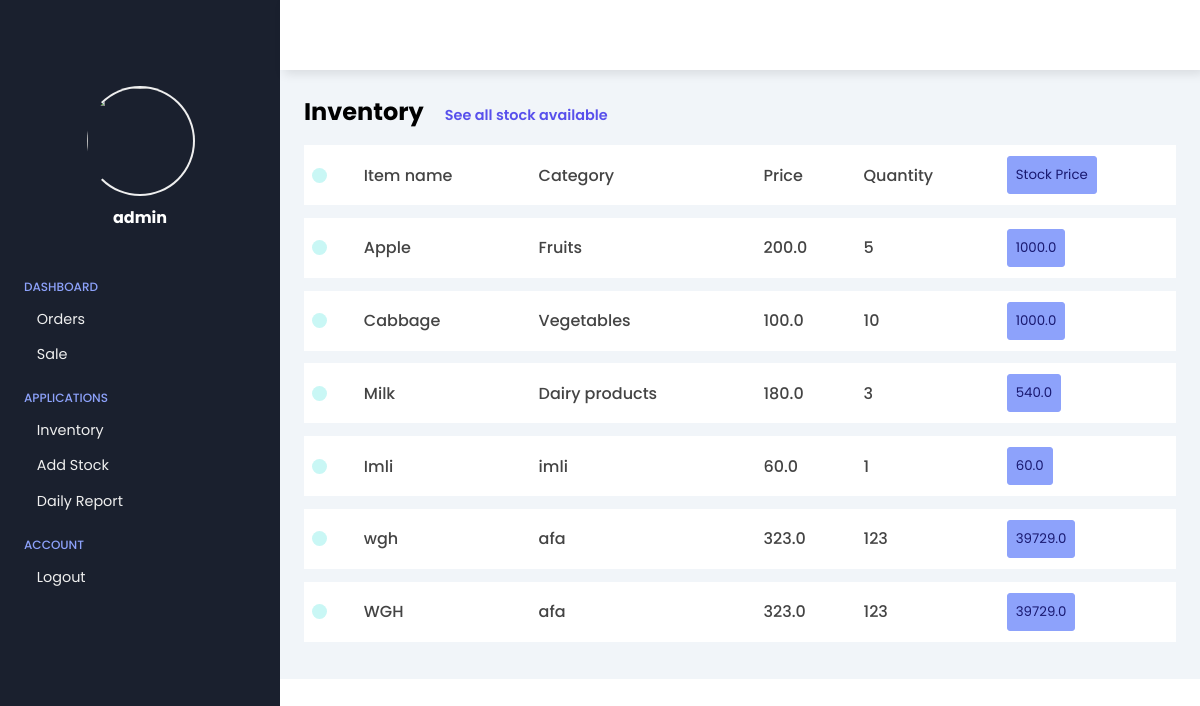
/inventory (signed in), run on the app's committed database.
### staff/models.py (models this page shows, shortened)
class Item(models.Model):
    name = models.TextField(max_length=255)
    category = models.ForeignKey(Category, on_delete=models.CASCADE)
    price = models.FloatField()
    quantity = models.IntegerField()
    url = models.URLField(default="https://cdn-icons-png.flaticon.com/512/263/263142.png")

class Category(models.Model):
    name = models.TextField(max_length=255)

### staff/views.py (the view)
# urls.py: path("inventory", views.inventoryPage, name="inventory"),
@login_required
def inventoryPage(request):
    context = {'items': []}
    items = Item.objects.all()
    for item in items:
        temp = {
            'name': item.name,
            'category': item.category.name,
            'price': item.price,
            'quantity': item.quantity,
            'stock_price': item.quantity * item.price,
        }
        context["items"].append(temp)
    return render(request, "inventory.html", context)

### staff/templates/inventory.html (shortened to what this page needs)
<!DOCTYPE html>
{% load static %}
<html lang="en">
<head>
    <link rel="stylesheet"
        href="https://maxst.icons8.com/vue-static/landings/line-awesome/line-awesome/1.3.0/css/line-awesome.min.css">
    <link rel="stylesheet" href="{% static 'staff\dashboard.css' %}">
</head>
<body>
    {% include "components/sidebar.html" %}
    <div class="main-content">
        {% include "components/header.html" %}
        <main>
            <div class="jobs">
                <h2>Inventory <small>See all stock available </small></h2>
                <div class="table-responsive">
                    <table width="100%">
                        <tbody>
                            <tr>
                                <td>
                                    <div>
                                        <span class="indicator"></span>
                                    </div>
                                </td>
                                <td>
                                    <div>
                                        Item name
                                    </div>
                                </td>
                                <td>
                                    <div>
                                        Category
                                    </div>
                                </td>
                                <td>
                                    <div>
                                        Price
                                    </div>
                                </td>
                                <td>
                                    <div>
                                        Quantity
                                    </div>
                                </td>
                                <td>
                                    <div>
                                        <button>Stock Price</button>
                                    </div>
                                </td>
                            </tr>
                            {% for item in items %}
                            <tr>
                                <td>
                                    <div>
                                        <span class="indicator"></span>
                                    </div>
                                </td>
                                <td>
                                    <div>
                                        {{ item.name }}
                                    </div>
                                </td>
                                <td>
                                    <div>
                                        {{ item.category }}
                                    </div>
                                </td>
                                <td>
                                    <div>
                                        {{ item.price }}
                                    </div>
                                </td>
                                <td>
                                    <div>
                                        {{ item.quantity }}
                                    </div>
                                </td>
                                <td>
                                    <div>
                                        <button>{{ item.stock_price }}</button>
                                    </div>
                                </td>
                            </tr>
                            {% endfor %}
                        </tbody>
                    </table>
                </div>
            </div>
        </main>
    </div>
</body>
</html>

### staff/templates/components/sidebar.html (shortened to what this page needs)
{% load static %}
<link rel="stylesheet" href="{% static 'staff\dashboard.css' %}">
    <div class="sidebar">
        <div class="sidebar-brand">
            <div class="brand-flex">
                <div class="brand-icons">
                </div>
            </div>
        </div>
        <div class="sidebar-main">
            <div class="sidebar-user">
                <img src="https://th.bing.com/th/id/OIP.UQF_ddj3AmPfUlon2g9_HAHaLG?w=115&h=180&c=7&r=0&o=5&dpr=1.3&pid=1.7"
                    alt="">
                <div>
                    <h3>{{ user.username }}</h3>
                </div>
            </div>
            <div class="sidebar-menu">
                <div class="menu-head">
                    <span>Dashboard</span>
                </div>
                <ul>
                    <li>
                        <a href="{% url "orders" %}">
                            Orders
                        </a>
                    </li>
                    <li>
                        <a href="{% url "sale" %}">
                            Sale
                        </a>
                    </li>
                </ul>
                <div class="menu-head">
                    <span>Applications</span>
                </div>
                <ul>
                    <li>
                        <a href="{% url "inventory" %}">
                            Inventory
                        </a>
                    </li>
                    <li>
                        <a href="{% url "addstock" %}">
                            Add Stock
                        </a>
                    </li>
                    <li>
                        <a href="{% url "dailyreport" %}">
                            Daily Report
                        </a>
                    </li>
                </ul>
                <div class="menu-head">
                    <span>Account</span>
                </div>
                <ul>
                    <li>
                        <a href="{% url 'logout' %}">
                            Logout
                        </a>
                    </li>
                </ul>
            </div>
        </div>
    </div>

### staff/templates/components/header.html (shortened to what this page needs)
{% load static %}
<link rel="stylesheet" href="{% static 'staff\dashboard.css' %}">
<header>
    <div class="header-icons">
    </div>
</header>

### staff/static/staff/dashboard.css (style rules this page uses)
:root { --color-main: #1a202e; }
* { font-family: 'poppins', sans-serif; box-sizing: border-box; text-decoration: none; list-style-type: none; margin: 0; padding: 0; }
body { overflow-x: hidden; }
.sidebar { width: 280px; position: fixed; left: 0; top: 0; height: 100%; padding: 1rem 1.5rem; background: var(--color-main); color: #fff; z-index: 20; transition: left 300ms; }
.sidebar-brand { height: 70px; }
.brand-flex { display: flex; justify-content: space-between; align-items: center; }
.sidebar-user { margin: 1rem 0rem 0rem 1rem 0rem; text-align: center; }
.sidebar-user img { width: 110px; height: 110px; border-radius: 50%; border-left: 2px solid transparent; border-right: 2px solid #efefef; border-bottom: 2px solid #efefef; border-top: 2px solid #efefef; }
.sidebar-user h3 { font-size: 1rem; }
.sidebar-menu { margin-top: 3rem; }
.menu-head { text-transform: uppercase; color: #8da2fb; font-size: .75rem; font-weight: 500; margin-bottom: .8rem; }
.sidebar-menu ul { margin-bottom: 1.5rem; }
.sidebar-menu li { margin-bottom: .9rem; }
.sidebar-menu li a { color: #efefef; font-size: .9rem; display: flex; align-items: center; }
header { height: 70px; display: flex; justify-content: space-between; align-items: center; padding: 1rem 1.5rem; position: fixed; left: 280px; width:calc(100% - 280px); top: 0; z-index: 20; background: #fff; box-shadow: 4px 4px 10px rgba(0,0,0,0.1); transition: left 300ms; }
.main-content { margin-left: 280px; transition: margin-left 300ms; }
main { padding: 1.5rem; background: #f1f5f9; min-height: cqlc(100vh - 70px); margin-top: 70px; }
.jobs h2 small { color: #5850ec; font-weight: 600; display: inline-block; margin-left: 1rem; font-size: .9rem; }
.jobs table { border-collapse: collapse; margin-top: 1rem; overflow-x: auto; }
span.indicator { background: #c9f7f5; height: 15px; width: 15px; border-radius: 50%; }
.jobs table td div { background: #fff; margin-bottom: .8rem; height: 60px; display: flex; align-items: center; padding: .5rem; font-size: 1rem; color: #444; font-weight: 500; }
table button { background: #8da2fb; color: midnightblue; border: 1px solid #8da2fb; padding: .5rem; border-radius: 3px; }

### data on the page
Item: name "Apple", price "200.0"
Category: category "Fruits"
Item: name "Cabbage", price "100.0"
Category: category "Vegetables"
Item: name "Milk", price "180.0"
Category: category "Dairy products"
Item: name "Imli", price "60.0"
Category: category "imli"
Item: name "wgh", price "323.0"
Category: category "afa" "afa"
Item: name "WGH", price "323.0"

### other printed values
{{ user.username }} "admin"
{{ item.quantity }} "5" "10" "3" "1" "123" "123"
{{ item.stock_price }} "1000.0" "1000.0" "540.0" "60.0" "39729.0" "39729.0"
